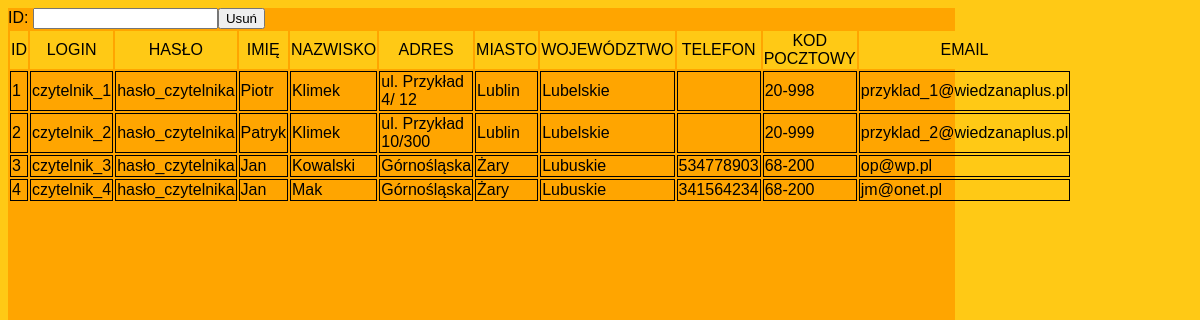
Screenshot of /usun_czytelnika.php with the database file from the repository.
### tables this page shows
CREATE TABLE IF NOT EXISTS `czytelnik` (
`id_czytelnik` int(11) NOT NULL COMMENT 'Klucz główny przydzielony automatycznie',
  `login` varchar(50) NOT NULL COMMENT 'Nazwa czytelnika potrzeba przy logowaniu.',
  `haslo` varchar(45) NOT NULL COMMENT 'Hasło niezaszyfrowane',
  `imie` varchar(100) NOT NULL COMMENT 'Imię ',
  `nazwisko` varchar(100) NOT NULL COMMENT 'Nazwisko',
  `adres` varchar(200) NOT NULL COMMENT 'Adres zamieszkania np.: ul. Przykład 3/12',
  `miasto` varchar(45) NOT NULL COMMENT 'Miasto',
  `wojewodztwo` varchar(100) NOT NULL COMMENT 'Nazwa województwa',
  `telefon` varchar(50) DEFAULT NULL COMMENT 'Telefony',
  `kod_pocztowy` varchar(45) NOT NULL COMMENT 'Kod pocztowy',
  `email` varchar(100) NOT NULL COMMENT 'Adres e-mail'
);

### usun_czytelnika.php (the view, shortened to what this page needs)
<html>
	<head>
		<link rel = "stylesheet" type = "text/css" href = "biblioteka.css"/>
	</head>
	<body class = "index">
	<div class = "prawa">
	<?php
	$mysqli = new mysqli('localhost', 'root', 'zaq1@WSX', 'biblioteka');
	mysqli_select_db($mysqli, 'biblioteka');
	mysqli_query($mysqli, "SET NAMES 'utf8'");
	$wynik = mysqli_query($mysqli, "SELECT id_czytelnik, login, haslo, imie, nazwisko, adres, miasto, wojewodztwo, telefon, kod_pocztowy, email FROM `czytelnik`")
	or die('Błąd zapytania');
	if(mysqli_num_rows($wynik) > 0)
	{
		echo "<table>";
		echo "<tr class = 'around'>";
		echo "<td>ID</td>";
		echo "<td>LOGIN</td>";
		echo "<td>HASŁO</td>";
		echo "<td>IMIĘ</td>";
		echo "<td>NAZWISKO</td>";
		echo "<td>ADRES</td>";
		echo "<td>MIASTO</td>";
		echo "<td>WOJEWÓDZTWO</td>";
		echo "<td>TELEFON</td>";
		echo "<td>KOD POCZTOWY</td>";
		echo "<td>EMAIL</td>";
		echo "</tr>";
		while($r = mysqli_fetch_assoc($wynik))
		{
			echo "<tr>";
			echo "<td class = 'brama'>".$r['id_czytelnik']."</td>";
			echo "<td class = 'brama'>".$r['login']."</td>";
			echo "<td class = 'brama'>".$r['haslo']."</td>";
			echo "<td class = 'brama'>".$r['imie']."</td>";
			echo "<td class = 'brama'>".$r['nazwisko']."</td>";
			echo "<td class = 'brama'>".$r['adres']."</td>";
			echo "<td class = 'brama'>".$r['miasto']."</td>";
			echo "<td class = 'brama'>".$r['wojewodztwo']."</td>";
			echo "<td class = 'brama'>".$r['telefon']."</td>";
			echo "<td class = 'brama'>".$r['kod_pocztowy']."</td>";
			echo "<td class = 'brama'>".$r['email']."</td>";
			echo "</tr>";
		}
		print "<form method = 'POST'>ID: <input type = 'text' name = 'usun'><input type = 'submit' name = 'wys' value = 'Usuń'></form>";
		echo "</table>";
	}
	?>
	</div>
	</body>
</html>

### biblioteka.css (style rules this page uses)
body.index { background-color:rgb(255, 201, 21); font-family: "Arial Narrow", Arial, sans-serif; }
.prawa { background-color:orange; float:left; width:80%; height:150%; }
.around { -webkit-border-radius: 20px; -khtml-border-radius: 20px; -moz-border-radius: 20px; border-radius: 20px; background-color:rgb(255, 201, 21); text-align:center; }
.brama { border: 1px solid black; border-collapse: collapse; }

### rows the page displays
czytelnik: id_czytelnik "1", login "czytelnik_1", haslo "hasło_czytelnika", imie "Piotr", nazwisko "Klimek", adres "ul. Przykład 4/ 12", miasto "Lublin", wojewodztwo "Lubelskie", kod_pocztowy "20-998", email "przyklad_1@wiedzanaplus.pl"
czytelnik: id_czytelnik "2", login "czytelnik_2", haslo "hasło_czytelnika", imie "Patryk", nazwisko "Klimek", adres "ul. Przykład 10/300", miasto "Lublin", wojewodztwo "Lubelskie", kod_pocztowy "20-999", email "przyklad_2@wiedzanaplus.pl"
czytelnik: id_czytelnik "3", login "czytelnik_3", haslo "hasło_czytelnika", imie "Jan", nazwisko "Kowalski", adres "Górnośląska", miasto "Żary", wojewodztwo "Lubuskie", telefon "534778903", kod_pocztowy "68-200", email "op@wp.pl"
czytelnik: id_czytelnik "4", login "czytelnik_4", haslo "hasło_czytelnika", imie "Jan", nazwisko "Mak", adres "Górnośląska", miasto "Żary", wojewodztwo "Lubuskie", telefon "341564234", kod_pocztowy "68-200", email "jm@onet.pl"
